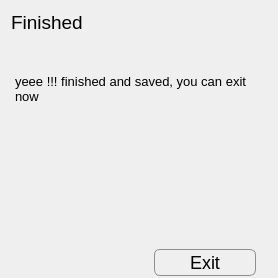
         <widget class="QWidget" name="page_8">
          <layout class="QGridLayout" name="gridLayout_12">
           <property name="bottomMargin">
            <number>0</number>
           </property>
           <item row="2" column="0">
            <widget class="QGroupBox" name="groupBox_5">
             <property name="maximumSize">
              <size>
               <width>16777215</width>
               <height>45</height>
              </size>
             </property>
             <property name="styleSheet">
              <string notr="true">QGroupBox {
    border: 2px solid transparent;
}

 QPushButton {
     border: 1px solid #8f8f91;
     border-radius: 6px;
     width: 100px;
     height: 25px;
     font-size: 18px;
     background-color: qlineargradient(x1: 0, y1: 0, x2: 0, y2: 1,
                                       stop: 0 #f6f7fa, stop: 1 #dadbde);

 }


 QPushButton:pressed {
     background-color: qlineargradient(x1: 0, y1: 0, x2: 0, y2: 1,
                                       stop: 0 #f6f7fa, stop: 1 #f6ff5a);
 }

 QPushButton:hover {
     background-color: qlineargradient(x1: 0, y1: 0, x2: 0, y2: 1,
                                       stop: 0 #f6f7fa, stop: 1 #F0FFF0);
 }

QPushButton:disabled{ background-color: #CCCCCC; }

 QPushButton:flat {
     border: none; /* no border for a flat push button */
 }

 QPushButton:default {
     border-color: navy; /* make the default button prominent */
 }</string>
             </property>
             <property name="title">
              <string/>
             </property>
             <layout class="QGridLayout" name="gridLayout_11">
              <property name="bottomMargin">
               <number>0</number>
              </property>
              <item row="0" column="1">
               <widget class="QPushButton" name="pushButton_exit">
                <property name="text">
                 <string>Exit</string>
                </property>
               </widget>
              </item>
              <item row="0" column="0">
               <spacer name="horizontalSpacer_5">
                <property name="orientation">
                 <enum>Qt::Horizontal</enum>
                </property>
                <property name="sizeHint" stdset="0">
                 <size>
                  <width>40</width>
                  <height>20</height>
                 </size>
                </property>
               </spacer>
              </item>
             </layout>
            </widget>
           </item>
           <item row="1" column="0">
            <widget class="QPlainTextEdit" name="plainTextEdit_5">
             <property name="font">
              <font>
               <pointsize>10</pointsize>
              </font>
             </property>
             <property name="styleSheet">
              <string notr="true">QPlainTextEdit {
    background-color: transparent;
    /*background-image: url(draft.png);*/
    background-attachment: scroll;
}</string>
             </property>
             <property name="frameShape">
              <enum>QFrame::NoFrame</enum>
             </property>
             <property name="frameShadow">
              <enum>QFrame::Plain</enum>
             </property>
             <property name="plainText">
              <string>

yeee !!! finished and saved, you can exit now
</string>
             </property>
            </widget>
           </item>
           <item row="0" column="0">
            <widget class="QLabel" name="label_11">
             <property name="font">
              <font>
               <pointsize>14</pointsize>
              </font>
             </property>
             <property name="text">
              <string>Finished</string>
             </property>
            </widget>
           </item>
          </layout>
         </widget>
